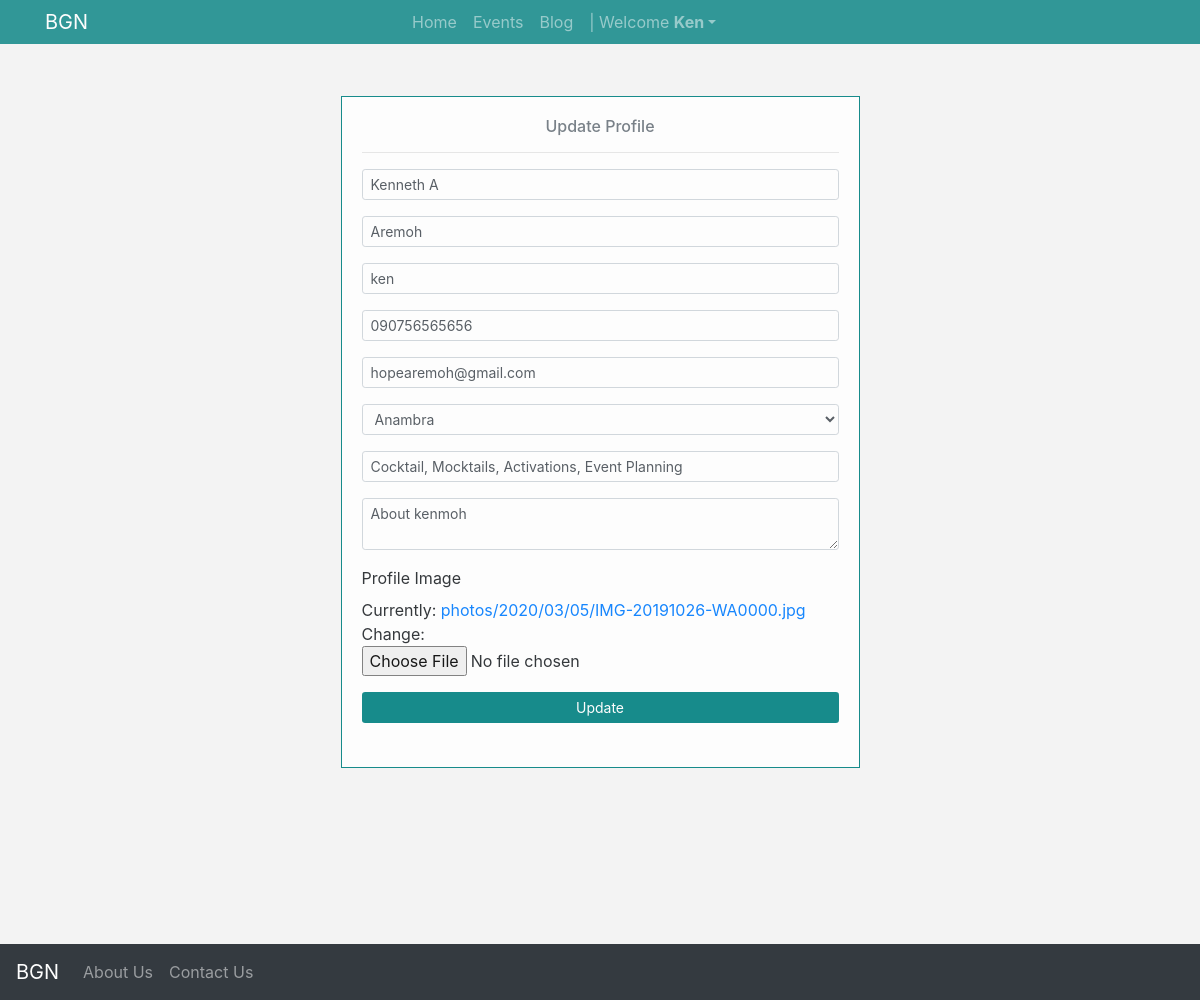
Page /accounts/update (signed in) on the committed database.
### accounts/models.py (models this page shows, shortened)
class User(AbstractUser):
    phone = models.CharField(max_length=35, unique=True)
    skills = models.CharField(max_length=1050)
    about_me = models.TextField()
    location = models.CharField(max_length=35, choices=STATE_CHOICES)
    profile_image = models.ImageField(upload_to='photos/%Y/%m/%d/', blank=True)
    is_approved = models.BooleanField(default=False)
    confirm_application = models.BooleanField(default=False)
    def __str__(self):
        return f'{self.username}'
    class Meta:
        verbose_name = 'Member'
        verbose_name_plural = 'All Members'

### accounts/views.py (the view)
# urls.py: path('update', views.update, name='update'),
def update(request):
    if request.method == 'POST':
        form = UserUpdateForm(request.POST, request.FILES or None, instance=request.user)
        if form.is_valid():
            form.save()
            messages.success(request, f'User Updated Successfully !')
            return redirect('dashboard', request.user.pk)
    else:
        form = UserUpdateForm(instance=request.user)
    context = {
        'form': form
    }
    return render(request, 'accounts/update.html', context)

### templates/accounts/update.html (shortened to what this page needs)
{% extends "base.html" %}
{% load static %}
{% load crispy_forms_tags %}
{% block content %}
    <div class="">
      <div class="row justify-content-center">
        <div class="col-sm-12 col-md-8 col-lg-6 p-5">
          <div class="card card-hover border-color mb-3 mt-5 form-opaque">
            <div class="card-body">
              <h6 class="card-title text-center text-muted">Update Profile</h6>
              <hr />
              <form method="post" enctype="multipart/form-data">
                {{ form | crispy }}
                <button type="submit" class="btn btn-block btn-sm btn-black">
                  Update
                </button>
              </form>
              <br />
            </div>
          </div>
        </div>
      </div>
    </div>
{% endblock %}

### templates/partials/_navbar.html (shortened to what this page needs)
<header class="header_area">
  <nav class="navbar navbar-expand-lg navbar-dark fixed-top bg-nav">
      <div class="container">
        <a class="navbar-brand" href="{% url 'index' %}">BGN</a>
        <div class="collapse navbar-collapse" id="navbarNav">
          {% if request.user.is_authenticated %}
          <ul class="navbar-nav">
            <li {% if 'index' in request.path %} class="nav-item active" {% else %} class="nav-item" {% endif %}>
              <a class="nav-link" href="{% url 'index' %}"
                >Home </a
              >
            </li>
            <li {% if 'event' in request.path %} class="nav-item active" {% else %} class="nav-item" {% endif %}>
              <a class="nav-link" href="{% url 'event' %}">Events</a>
            </li>
            <li {% if 'blog' in request.path %} class="nav-item active" {% else %} class="nav-item" {% endif %}>
              <a class="nav-link" href="{% url 'blog' %}">Blog</a>
            </li>
            <li class="nav-item dropdown ">
              <a class="nav-link dropdown-toggle" id="navbarDropdown" role="button" data-toggle="dropdown" aria-haspopup="true" aria-expanded="false" > | Welcome <strong>{{ request.user|title }}</strong></a>
            </li>
          </ul>
          {% endif %}
        </div>
      </div>
    </nav>
</header>

### bgn/static/css/main.css (style rules this page uses)
body { background-color: rgba(0, 0, 0, 0.048); }
.form-opaque { opacity: 0.9; border-radius: 0px; }
.border-color { border-color: teal; }
.btn-black { background-color: teal; color: white; }
.bg-nav { background-color: teal; padding-top: 2px; padding-bottom: 2px; opacity: 0.8; }
.card { border-radius: 0 !important; }

### rows in the picture
User: user "Ken", first_name "Kenneth A", last_name "Aremoh", username "ken", phone "090756565656", email "hopearemoh@gmail.com", location "Anambra", skills "Cocktail, Mocktails, Activations, Event Planning", about_me "About kenmoh"
